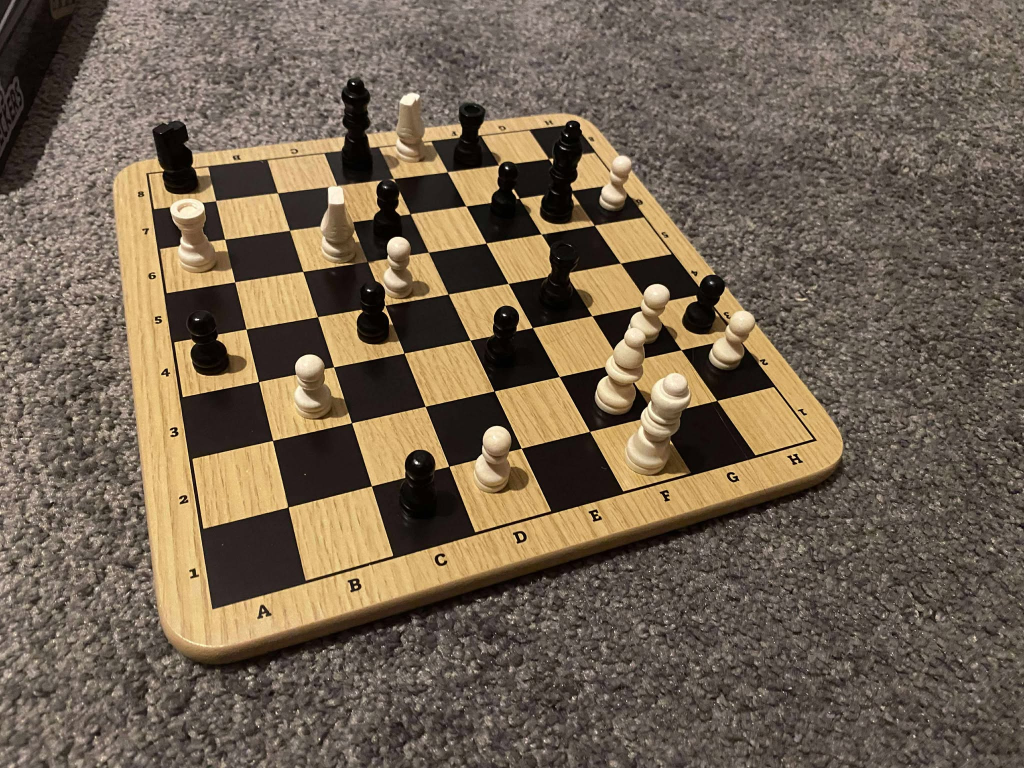
#> input picture img.jpg, 2048 x 1536 px (shown at 1/2 size)
$ python -i find_piece_places.py   (imports and definitions only)   (older library calls are emulated)
#> lines starting #> are read from the running program, lines starting #| are printed output that depends on the picture; after the words box and inside, x2 and y2 are one past the last pixel; in counts of white or black regions, pixels touching at a corner belong together
import cv2
import numpy as np
import matplotlib.pyplot as plt

# ------------------------
# Helpers
# ------------------------
def order_corners(pts):
    """Orders 4 corner points as [top-left, top-right, bottom-right, bottom-left]."""
    s = pts.sum(axis=1)
    diff = np.diff(pts, axis=1)
    top_left = pts[np.argmin(s)]
    bottom_right = pts[np.argmax(s)]
    top_right = pts[np.argmin(diff)]
    bottom_left = pts[np.argmax(diff)]
    return np.float32([top_left, top_right, bottom_right, bottom_left])

def get_square_name(row, col):
    file = chr(ord('a') + col)   # a–h
    rank = str(8 - row)          # ranks 8→1
    return file + rank

# ------------------------
# Hough Transform Functions
# ------------------------
def line_intersection(line1, line2):
    """
    Find intersection point of two lines in rho-theta format.
    Returns (x, y) or None if lines are parallel.
    """
    rho1, theta1 = line1
    rho2, theta2 = line2

    # Convert to ax + by = c format
    a1 = np.cos(theta1)
    b1 = np.sin(theta1)
    c1 = rho1

    a2 = np.cos(theta2)
    b2 = np.sin(theta2)
    c2 = rho2

    # Solve system of equations
    det = a1 * b2 - a2 * b1
    if abs(det) < 1e-10:  # parallel lines
        return None

    x = (b2 * c1 - b1 * c2) / det
    y = (a1 * c2 - a2 * c1) / det

    return (int(x), int(y))

def are_lines_similar(line1, line2, rho_threshold=20, theta_threshold=np.pi/18):
    """Check if two lines are similar (to merge duplicates)."""
    rho1, theta1 = line1
    rho2, theta2 = line2

    return (abs(rho1 - rho2) < rho_threshold and
            abs(theta1 - theta2) < theta_threshold)

def merge_similar_lines(lines, rho_threshold=20, theta_threshold=np.pi/18):
    """Merge similar lines to remove duplicates."""
    if lines is None or len(lines) == 0:
        return []

    merged = []
    used = [False] * len(lines)

    for i, line1 in enumerate(lines):
        if used[i]:
            continue

        # Find all similar lines
        similar = [line1]
        for j, line2 in enumerate(lines[i+1:], i+1):
            if not used[j] and are_lines_similar(line1, line2, rho_threshold, theta_threshold):
                similar.append(line2)
                used[j] = True

        # Average the similar lines
        avg_rho = np.mean([l[0] for l in similar])
        avg_theta = np.mean([l[1] for l in similar])
        merged.append((avg_rho, avg_theta))
        used[i] = True

    return merged

def separate_lines(lines, theta_threshold=np.pi/4):
    """Separate lines into horizontal and vertical groups."""
    horizontal = []
    vertical = []

    for rho, theta in lines:
        # Vertical lines: theta near 0 or π
        if theta < theta_threshold or theta > np.pi - theta_threshold:
            vertical.append((rho, theta))
        # Horizontal lines: theta near π/2
        else:
            horizontal.append((rho, theta))

    return horizontal, vertical

def detect_grid_intersections(img, min_line_length=100, max_line_gap=10):
    """
    Use Hough Transform to detect grid lines and count intersections.
    Returns intersections and visualization data.
    """
    gray = cv2.cvtColor(img, cv2.COLOR_RGB2GRAY)
    blur = cv2.GaussianBlur(gray, (5, 5), 0)
    edges = cv2.Canny(blur, 50, 150)

    # Hough Line Transform
    lines = cv2.HoughLines(edges, rho=1, theta=np.pi/180, threshold=150)

    if lines is None:
        return [], [], [], img.copy()

    # Convert to list of (rho, theta) tuples
    lines = [(line[0][0], line[0][1]) for line in lines]

    # Merge similar lines
    lines = merge_similar_lines(lines, rho_threshold=30, theta_threshold=np.pi/36)

    # Separate into horizontal and vertical
    h_lines, v_lines = separate_lines(lines)

    # Find all intersections
    intersections = []
    for h_line in h_lines:
        for v_line in v_lines:
            pt = line_intersection(h_line, v_line)
            if pt is not None:
                x, y = pt
                # Check if intersection is within image bounds
                if 0 <= x < img.shape[1] and 0 <= y < img.shape[0]:
                    intersections.append(pt)

    # Create visualization
    vis = img.copy()

    # Draw horizontal lines (blue)
    for rho, theta in h_lines:
        a = np.cos(theta)
        b = np.sin(theta)
        x0 = a * rho
        y0 = b * rho
        x1 = int(x0 + 2000 * (-b))
        y1 = int(y0 + 2000 * (a))
        x2 = int(x0 - 2000 * (-b))
        y2 = int(y0 - 2000 * (a))
        cv2.line(vis, (x1, y1), (x2, y2), (255, 0, 0), 2)

    # Draw vertical lines (green)
    for rho, theta in v_lines:
        a = np.cos(theta)
        b = np.sin(theta)
        x0 = a * rho
        y0 = b * rho
        x1 = int(x0 + 2000 * (-b))
        y1 = int(y0 + 2000 * (a))
        x2 = int(x0 - 2000 * (-b))
        y2 = int(y0 - 2000 * (a))
        cv2.line(vis, (x1, y1), (x2, y2), (0, 255, 0), 2)

    # Draw intersections (red circles)
    for pt in intersections:
        cv2.circle(vis, pt, 5, (255, 0, 0), -1)

    return intersections, h_lines, v_lines, vis

# ------------------------
# Stage 1: Detect and warp chessboard
# ------------------------
def detect_board(img, board_size=800):
    """Detects chessboard outer contour and warps it to a top-down view."""
    img_rgb = cv2.cvtColor(img, cv2.COLOR_BGR2RGB)
    gray = cv2.cvtColor(img, cv2.COLOR_BGR2GRAY)
    blur = cv2.GaussianBlur(gray, (5,5), 0)
    edges = cv2.Canny(blur, 50, 150)

    contours, _ = cv2.findContours(edges, cv2.RETR_EXTERNAL, cv2.CHAIN_APPROX_SIMPLE)
    contour = max(contours, key=cv2.contourArea)

    epsilon = 0.02 * cv2.arcLength(contour, True)
    approx = cv2.approxPolyDP(contour, epsilon, True)
    hull = cv2.convexHull(approx)
    if len(hull) > 4:
        hull = cv2.approxPolyDP(hull, epsilon, True)

    pts_src = np.float32([pt[0] for pt in hull])
    pts_src = order_corners(pts_src)

    pts_dst = np.float32([[0,0], [board_size,0], [board_size,board_size], [0,board_size]])
    M = cv2.getPerspectiveTransform(pts_src, pts_dst)
    warp = cv2.warpPerspective(img_rgb, M, (board_size, board_size))
    return warp

# ------------------------
# Orientation-based grid suppression
# ------------------------
# [17 lines left out: function non_axis_aligned_mask, not called in this run]

# ------------------------
# Stage 2: Detect pieces (edges only, lines suppressed)
# ------------------------
def detect_pieces_edges(warp, min_area=200, angle_tol=15, min_gmag=40):
    """
    Detect chess pieces using edges/contours, suppressing checkerboard lines.
    Combines orientation filtering + contour aspect ratio filtering.
    """
    board_size = warp.shape[0]
    square_size = board_size // 8

    gray = cv2.cvtColor(warp, cv2.COLOR_RGB2GRAY)
    blur = cv2.GaussianBlur(gray, (5,5), 0)

    # 1) Edge map
    edges = cv2.Canny(blur, 60, 150)

    # 2) Suppress axis-aligned edges (0°/90°)
    gx = cv2.Sobel(blur, cv2.CV_32F, 1, 0, ksize=3)
    gy = cv2.Sobel(blur, cv2.CV_32F, 0, 1, ksize=3)
    mag = cv2.magnitude(gx, gy)
    ang = (np.rad2deg(np.arctan2(gy, gx)) + 180.0) % 180.0

    near_h = (np.abs(ang - 0.0) < angle_tol) | (np.abs(ang - 180.0) < angle_tol)
    near_v = (np.abs(ang - 90.0) < angle_tol)
    grid_like = (near_h | near_v) & (mag > float(min_gmag))
    keep_mask = np.where(grid_like, 0, 255).astype(np.uint8)

    edges_no_lines = cv2.bitwise_and(edges, keep_mask)

    # 3) Morphology (blob cleanup)
    k = cv2.getStructuringElement(cv2.MORPH_ELLIPSE, (3,3))
    mask = cv2.dilate(edges_no_lines, k, iterations=1)
    mask = cv2.morphologyEx(mask, cv2.MORPH_CLOSE, k, iterations=4)

    # 4) Contour detection
    contours, _ = cv2.findContours(mask, cv2.RETR_EXTERNAL, cv2.CHAIN_APPROX_SIMPLE)

    detections = {}
    clean_mask = np.zeros_like(mask)

    for c in contours:
        area = cv2.contourArea(c)
        if area < min_area:
            continue

        x,y,w,h = cv2.boundingRect(c)
        aspect = max(w,h) / (min(w,h)+1e-5)

        # filter out long skinny lines (likely checkerboard edges)
        if aspect > 6 and area < 3000:
            continue

        cv2.drawContours(clean_mask, [c], -1, 255, -1)

        contour_poly = cv2.approxPolyDP(c, 5, True)
        bottom_point = tuple(c[c[:,:,1].argmax()][0])
        col = int(bottom_point[0] // square_size)
        row = int(bottom_point[1] // square_size)

        if 0 <= col < 8 and 0 <= row < 8:
            square = get_square_name(row, col)
            if square not in detections or area > detections[square][1]:
                detections[square] = (bottom_point, area, contour_poly)

    return detections, clean_mask, edges_no_lines, keep_mask

# ------------------------
# Main pipeline
# ------------------------
def process_chess_image(img, show_hough=True):
    warp = detect_board(img)

    # Detect grid intersections using Hough Transform
    intersections, h_lines, v_lines, hough_vis = detect_grid_intersections(warp)
    print(f"Detected {len(h_lines)} horizontal lines")
    print(f"Detected {len(v_lines)} vertical lines")
    print(f"Found {len(intersections)} intersections")

    detections, mask, edges_no_lines, keep_mask = detect_pieces_edges(
        warp, min_area=200, angle_tol=12, min_gmag=30
    )

    vis = warp.copy()
    for sq, (pt, area, contour_poly) in detections.items():
        cv2.drawContours(vis, [contour_poly], -1, (0,255,0), 2)
        cv2.circle(vis, pt, 6, (0,0,255), -1)
        cv2.putText(vis, sq, (pt[0]-20, pt[1]-10),
                    cv2.FONT_HERSHEY_SIMPLEX, 0.6, (255,0,0), 2)

    return warp, vis, hough_vis, intersections

# [9 lines of commented-out code are left out]

>>> import cv2
>>> picture = cv2.cvtColor(cv2.imread('img.jpg'), cv2.COLOR_BGR2RGB)
>>> result = process_chess_image(picture)
#> in detect_board, img_rgb is the input picture: shape (1536, 2048, 3); mean B, G, R 81, 98.7, 113.9
#> in detect_board, `edges = cv2.Canny(blur, 50, 150)`:
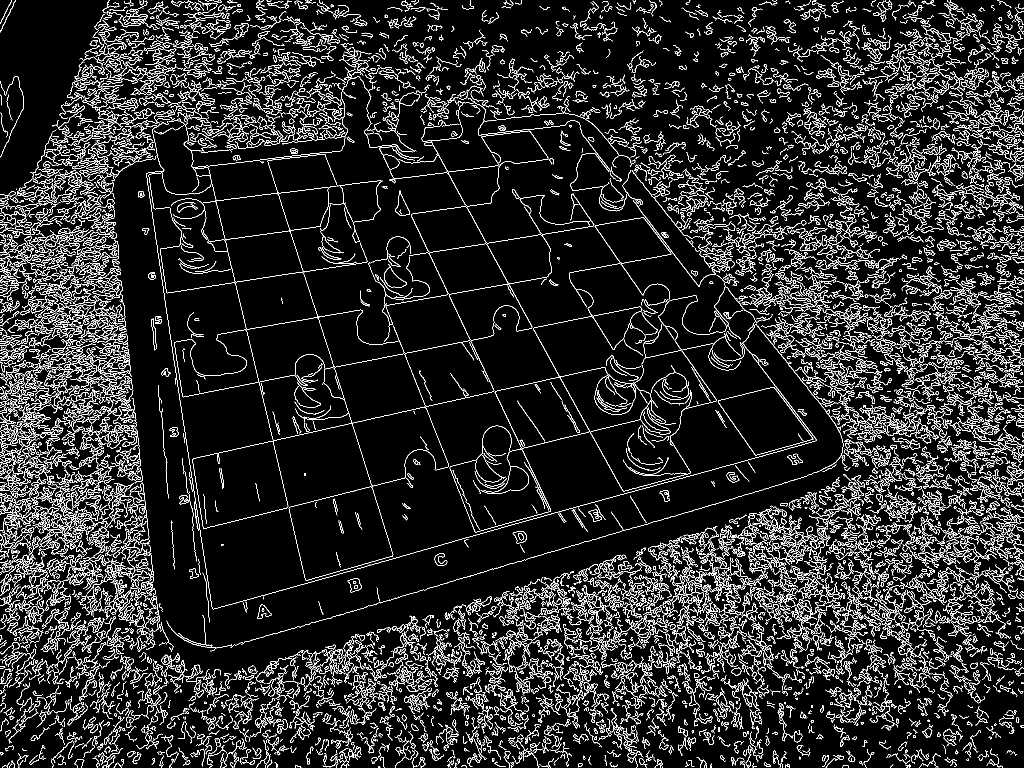
#> edges: shape (1536, 2048) (shown at 1/2 size); 10.5% white in thin lines or dots
#> in detect_board, `contours, _ = cv2.findContours(edges, cv2.RETR_EXTERNAL, cv2.CHAIN_APP..`: contours = 6574 contours, 5135 with area under 20; largest, box (x1, y1, x2, y2) and area: (297, 261, 1189, 1058) 91192, (577, 972, 787, 1161) 26184, (899, 435, 1434, 1065) 26040, (1436, 774, 1627, 911) 14648, (348, 658, 518, 795) 10496
#> in detect_board, `contour = max(contours, key=cv2.contourArea)`: contour = contour of 5298 points, box (x1, y1, x2, y2) (297, 261, 1189, 1058), area 91192
#> in detect_board, `epsilon = 0.02 * cv2.arcLength(contour, True)`: epsilon = 245.6
#> in detect_board, `approx = cv2.approxPolyDP(contour, epsilon, True)`: approx = [[1060, 262], [671, 734], [298, 348], [703, 844], [407, 1057], [897, 933], [668, 736], [988, 784]]
#> in detect_board, `hull = cv2.convexHull(approx)`: hull = [[988, 784], [897, 933], [407, 1057], [298, 348], [1060, 262]]
#> in detect_board, `hull = cv2.approxPolyDP(hull, epsilon, True)`: hull = [[897, 933], [407, 1057], [298, 348], [1060, 262]]
#> in order_corners, `s = pts.sum(axis=1)`: s = [1830, 1464, 646, 1322]
#> in order_corners, `diff = np.diff(pts, axis=1)`: diff = [36, 650, 50, -798]
#> in order_corners, `top_left = pts[np.argmin(s)]`: top_left = [298, 348]
#> in order_corners, `bottom_right = pts[np.argmax(s)]`: bottom_right = [897, 933]
#> in order_corners, `top_right = pts[np.argmin(diff)]`: top_right = [1060, 262]
#> in order_corners, `bottom_left = pts[np.argmax(diff)]`: bottom_left = [407, 1057]
#> in detect_board, `pts_src = order_corners(pts_src)`: pts_src = [[298, 348], [1060, 262], [897, 933], [407, 1057]]
#> in detect_board, `M = cv2.getPerspectiveTransform(pts_src, pts_dst)`: M = [[0.708, -0.109, -173.1], [0.0623, 0.552, -210.7], [-0.000198, -0.000399, 1]]
#> in detect_grid_intersections, `lines = cv2.HoughLines(edges, rho=1, theta=np.pi/180, threshold=150)`: lines = 14 rows, first 8: [-294, 2.62], [51, 1.57], [574, 1.57], [-210, 2.78], [412, 1.57], [191, 1.57], [-355, 2.48], [410, 1.57]
#> in detect_grid_intersections, `lines = [(line[0][0], line[0][1]) for line in lines]`: lines = [(-294, 2.62), (51, 1.57), (574, 1.57), (-210, 2.78), (412, 1.57), (191, 1.57), (-355, 2.48), (410, 1.57), (-408, 2.37), (193, 1.57), (115, 1.57), (-104, 2.95), (289, 1.57), (-364, 2.5)]
#> in merge_similar_lines, `used = [False] * len(lines)`: used = [False, False, False, False, False, False, False, False, False, False, False, False, False, False]
#> the loop in merge_similar_lines, `for i, line1 in enumerate(lines):` made 14 passes
#> (avg_rho, avg_theta) on passes 1, 2, 3, 4, 5, 6, 7, 9: (-294, 2.62), (51, 1.57), (574, 1.57), (-210, 2.78), (411, 1.57), (192, 1.57), (-359.5, 2.49), (-408, 2.37)
#> after the loop in merge_similar_lines, `for i, line1 in enumerate(lines):`: merged = [(-294, 2.62), (51, 1.57), (574, 1.57), (-210, 2.78), (411, 1.57), (192, 1.57), (-359.5, 2.49), (-408, 2.37), (115, 1.57), (-104, 2.95), (289, 1.57)]; used = [True, True, True, True, True, True, True, True, True, True, True, True, True, True]
#> in detect_grid_intersections, `lines = merge_similar_lines(lines, rho_threshold=30, theta_threshold=n..`: lines has the same summary as merged in merge_similar_lines
#> the loop in separate_lines, `for rho, theta in lines:` made 11 passes
#> after the loop in separate_lines, `for rho, theta in lines:`: horizontal = [(51, 1.57), (574, 1.57), (411, 1.57), (192, 1.57), (115, 1.57), (289, 1.57)]; vertical = [(-294, 2.62), (-210, 2.78), (-359.5, 2.49), (-408, 2.37), (-104, 2.95)]
#> in detect_grid_intersections, `h_lines, v_lines = separate_lines(lines)`: h_lines has the same summary as horizontal in separate_lines; v_lines has the same summary as vertical in separate_lines
#> the loop in detect_grid_intersections, `for h_line in h_lines:` made 6 passes
#> h_line on passes 1 to 6: (51, 1.57), (574, 1.57), (411, 1.57), (192, 1.57), (115, 1.57), (289, 1.57)
#> the loop in detect_grid_intersections, `for rho, theta in h_lines:` made 6 passes
#> rho on passes 1 to 6: 51, 574, 411, 192, 115, 289
#> after the loop in detect_grid_intersections, `for rho, theta in h_lines:`:
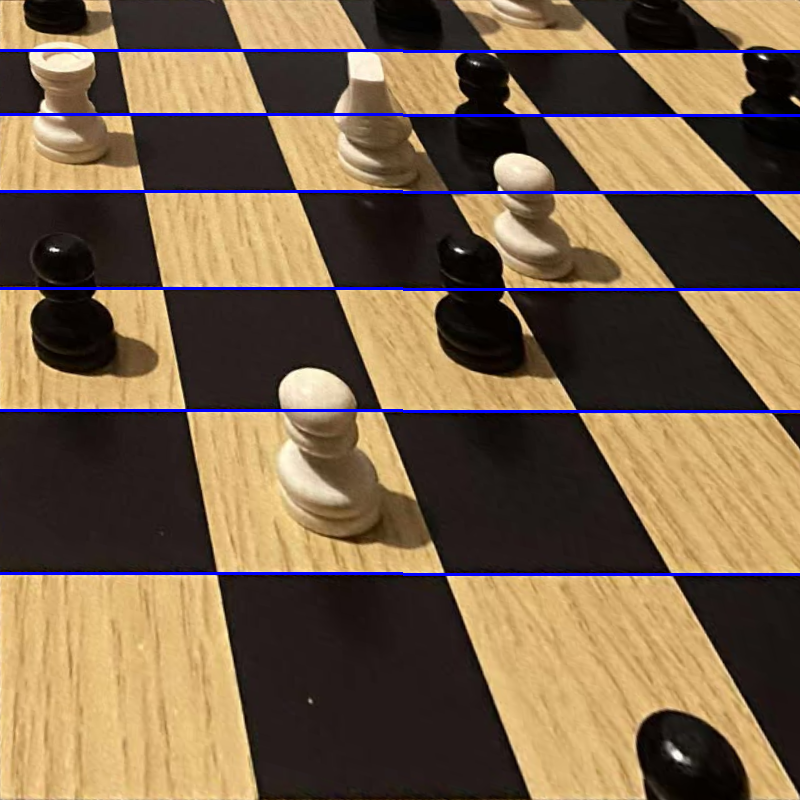
#> vis: shape (800, 800, 3); mean B, G, R 73, 96.6, 118
#> the loop in detect_grid_intersections, `for rho, theta in v_lines:` made 5 passes
#> after the loop in detect_grid_intersections, `for rho, theta in v_lines:`:
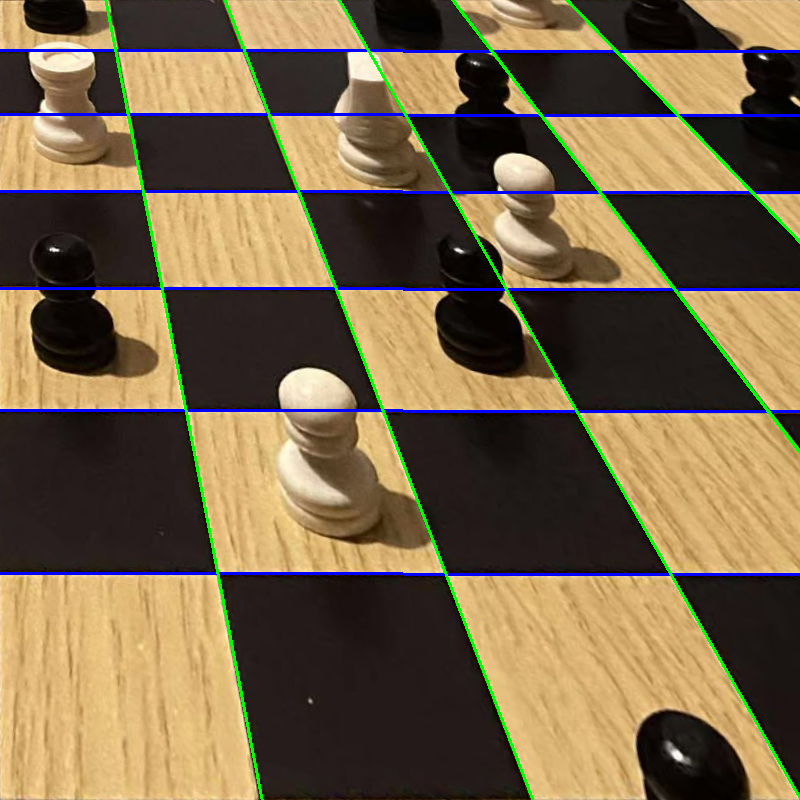
#> vis: shape (800, 800, 3); 1.64% of pixels changed, all inside (x1, y1, x2, y2) = (104, 0, 800, 800)
#> the loop in detect_grid_intersections, `for pt in intersections:` made 26 passes
#> pt on passes 1 to 8: (368, 51), (244, 51), (492, 51), (616, 51), (115, 51), (670, 574), (445, 574), (217, 574)
#| Detected 6 horizontal lines
#| Detected 5 vertical lines
#| Found 26 intersections
#> the loop in detect_pieces_edges, `for c in contours:` made 193 passes
#> c on passes 1, 3, 8: [[258, 792], [257, 793], [258, 794], [259, 793]], [[10, 780], [9, 781], [10, 782], [11, 781]], [[12, 744], [11, 745], [12, 746], [13, 745]]
#> after the loop in detect_pieces_edges, `for c in contours:`:
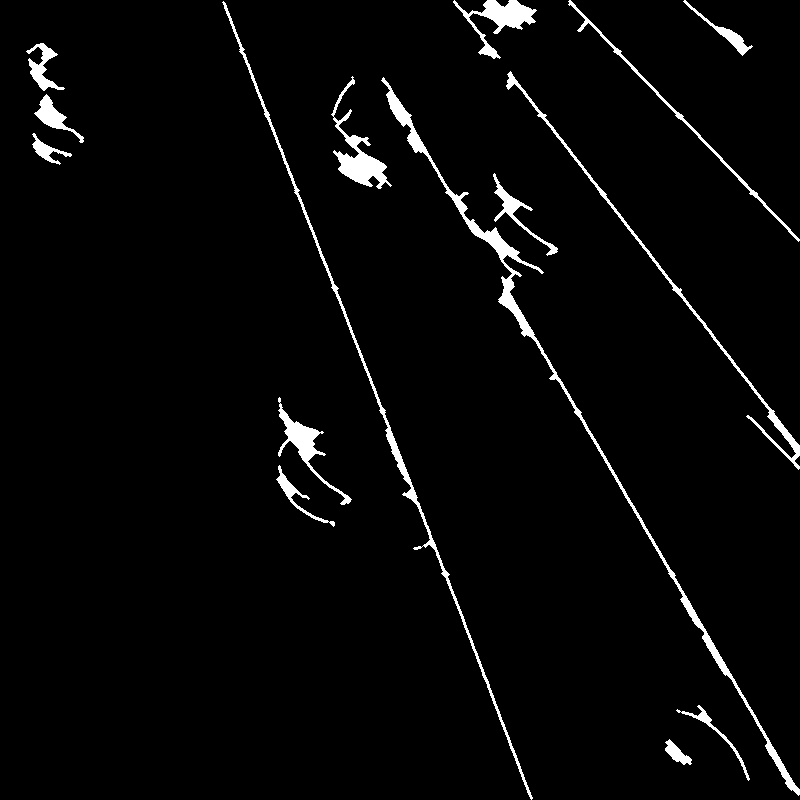
#> clean_mask: shape (800, 800); 3% white; 15 white regions, largest, box (x1, y1, x2, y2) and area: (381, 77, 800, 796) 4906, (222, 1, 533, 800) 2883, (506, 71, 800, 470) 2006
#> the loop in process_chess_image, `for sq, (pt, area, contour_poly) in detections.items():` made 12 passes
#> (sq, pt, area) on passes 2, 3, 4, 6, 7, 8, 9, 11: ('h1', (798, 795), 4103), ('d3', (341, 504), 1115), ('f6', (547, 255), 598.5), ('d7', (378, 188), 1469), ('h4', (798, 469), 1552.5), ('a8', (43, 90), 567.5), ('f1', (531, 799), 2066.5), ('h6', (798, 241), 808)
#> after the loop in process_chess_image, `for sq, (pt, area, contour_poly) in detections.items():`:
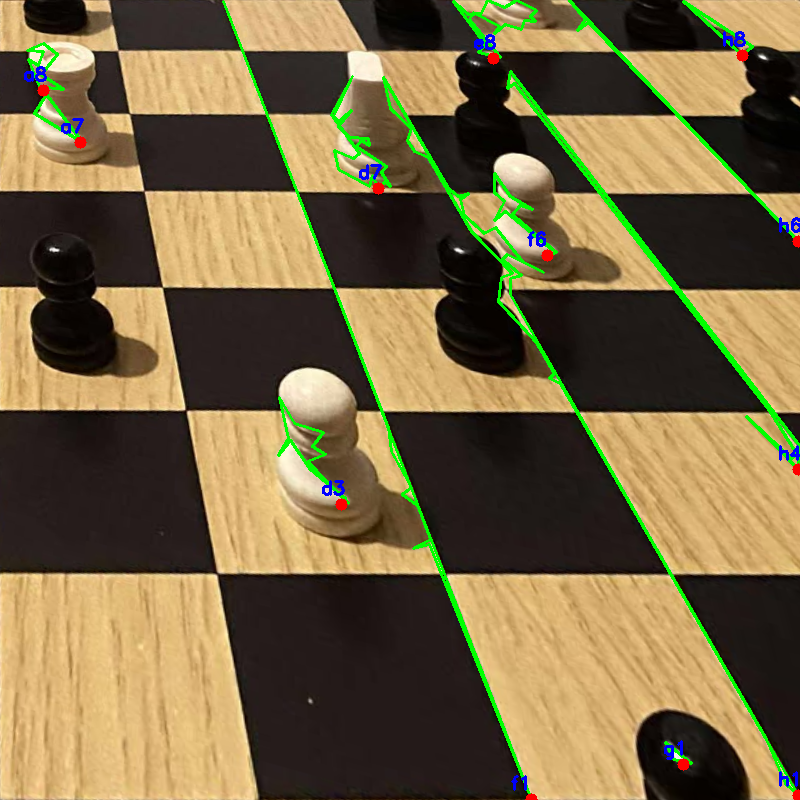
#> vis: shape (800, 800, 3); mean B, G, R 67.3, 102.2, 117.3
